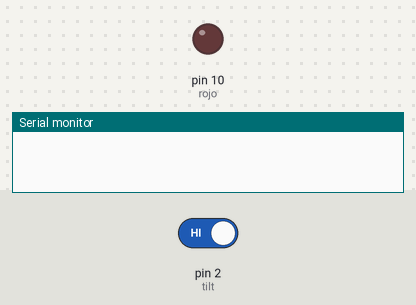
Simulated run of this sketch. Board: Arduino Uno, built with avr-gcc and run on an emulated ATmega328P. Parts: output pins drawn as LEDs (lit = HIGH), the last lines printed to the serial monitor. Dashed ring = blinking. Inputs (shaded band) come from the test bench; at power-on: pin 2 (tilt) HIGH.

Above: at 1.2 s.
1.3 s: pin 2 (tilt) driven LOW
At 1.7 s:
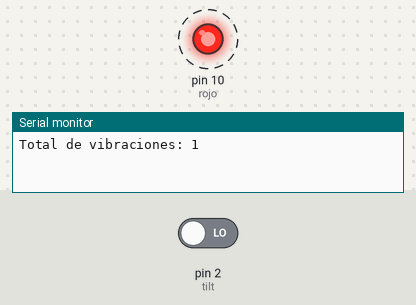
4.3 s: pin 2 (tilt) driven HIGH
At 4.8 s:
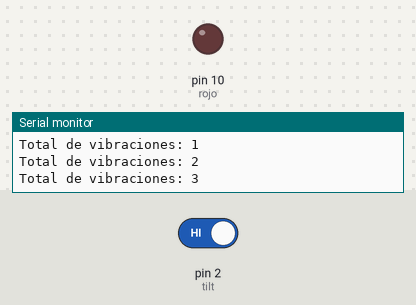
Timing chart, 0 to 7.3 s (numbered marks = the images above; inputs shaded):
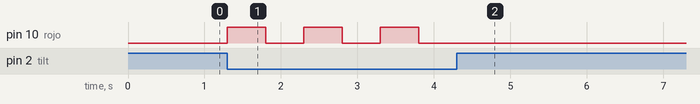

The sketch:

Ej8.ino
```cpp
#define tilt 2
#define rojo 10

int cont = 1;

void setup(){
  Serial.begin (9600);
  pinMode(tilt, INPUT_PULLUP);
  pinMode(rojo, OUTPUT);
}

void loop(){
	if (digitalRead(tilt) == LOW) {
      Serial.println("Total de vibraciones: " + String(cont));
	  digitalWrite(rojo, HIGH);
      if (cont == 10){
        cont = 0;
      }
      cont += 1;
      delay(500);
      digitalWrite(rojo, LOW);
      delay(500);
    }
	else{
	  digitalWrite(rojo, LOW);
	}
}
```

Measured:
- after the input at 1.3 s, pin 10 (rojo): alternates HIGH for 0.50 s and LOW for 0.50 s, starting at once
- after the input at 4.3 s, pin 10 (rojo): stops changing and stays LOW
